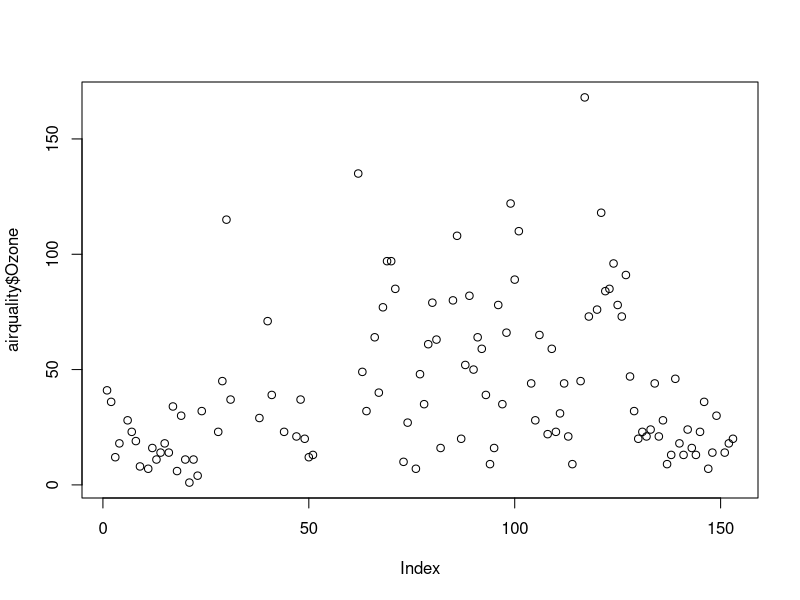
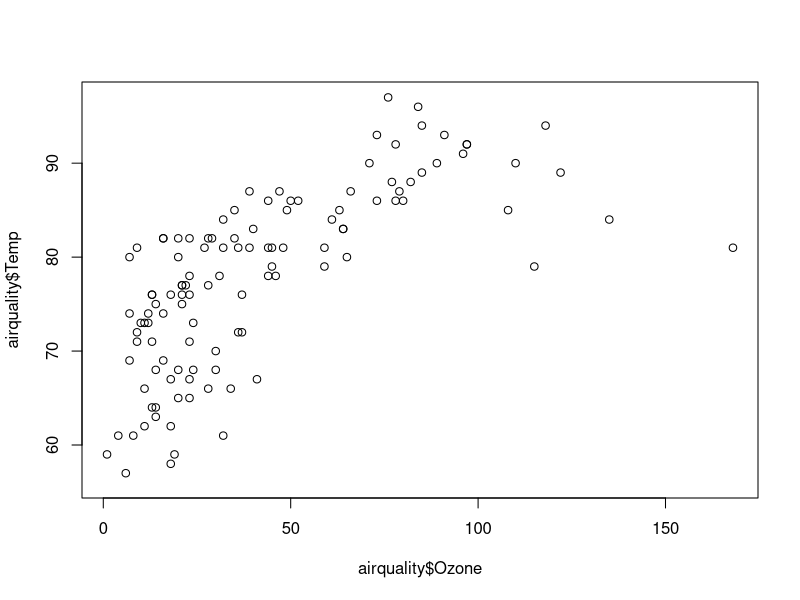
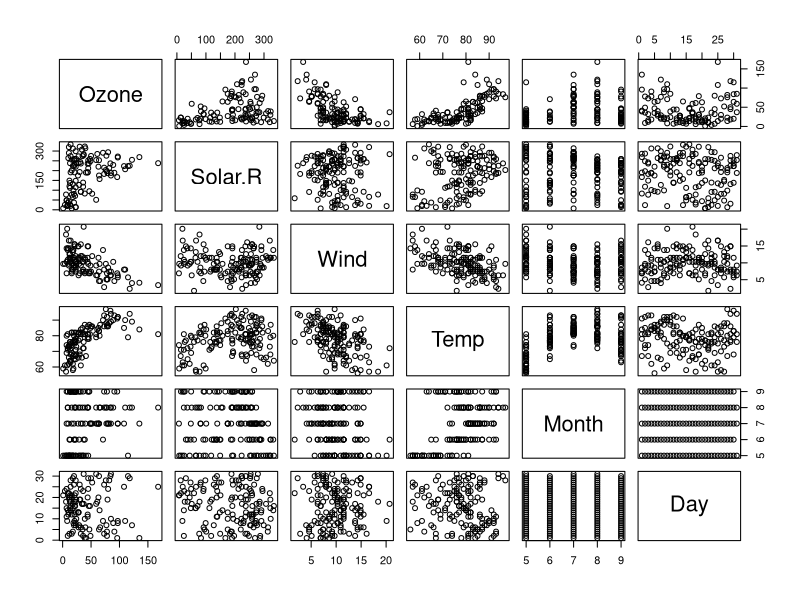
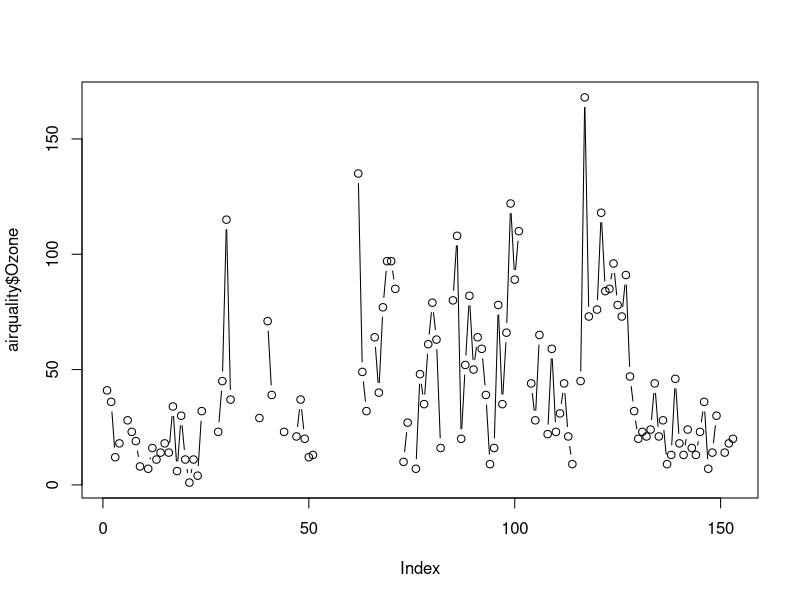
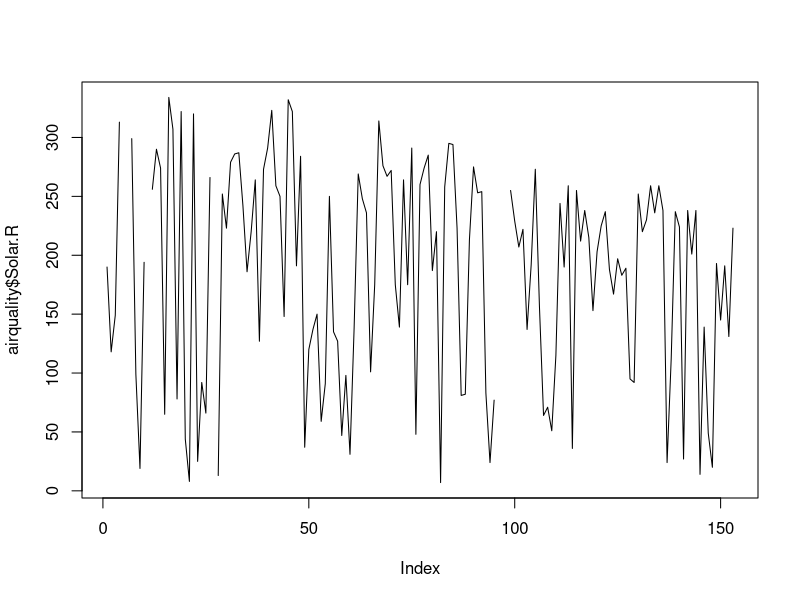
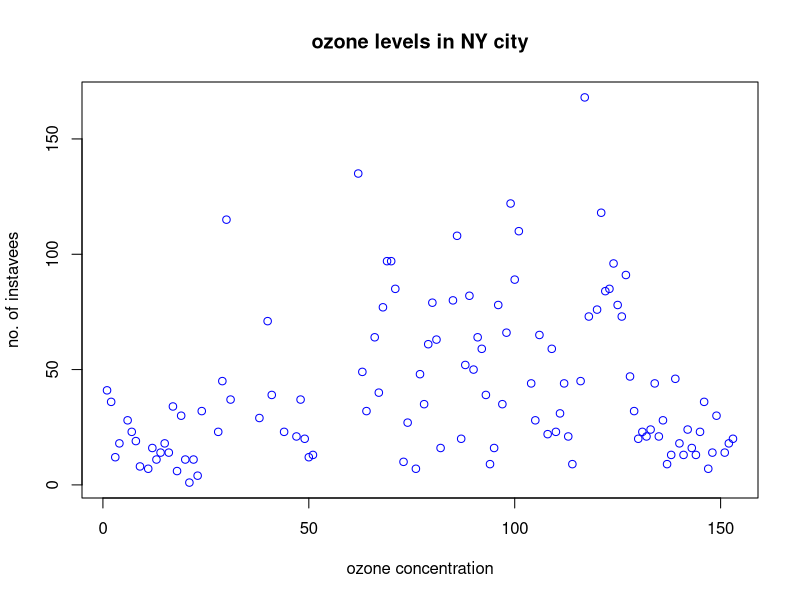
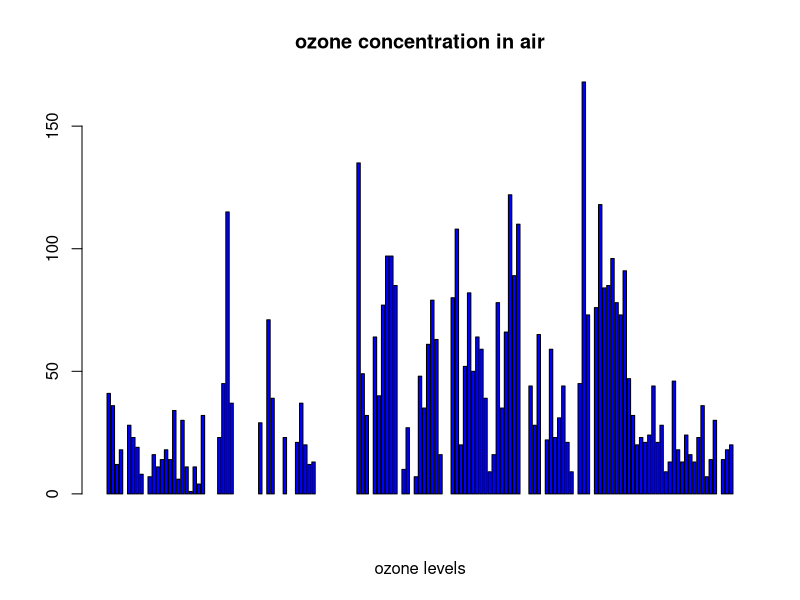
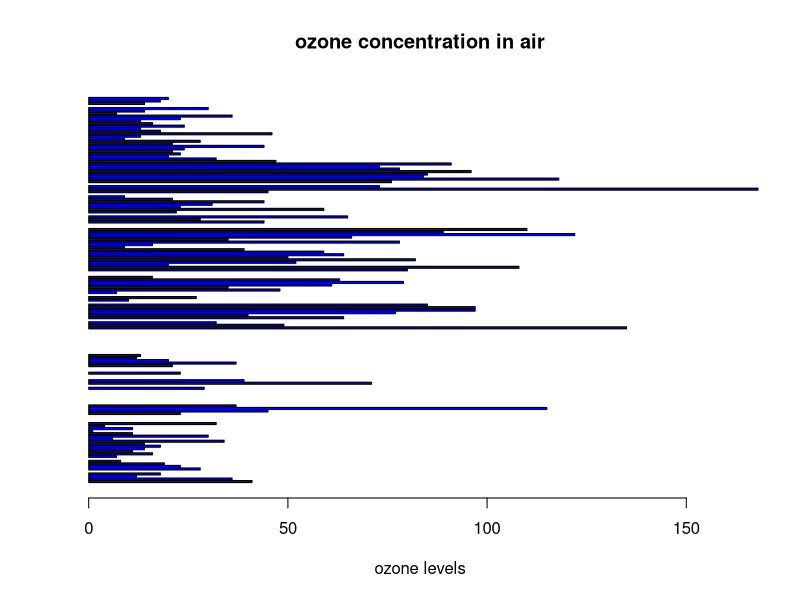

Source code (R) for these figures, in order:
library(datasets)
data("airquality")
airquality <- datasets::airquality
head(airquality) #top 6 rows
tail(airquality) #last 6 rows
airquality[c(1,2)] # col. 1st & 2nd
airquality $Ozone # particular ozone col.
summary(airquality$Temp) # descriptive stats of temp col.
summary(airquality) # descriptive stats of all the col.
plot(airquality$Ozone) # plot of ozone col.
plot(airquality$Ozone, airquality$Temp) # plot between ozone and Temp.
plot(airquality) # all the plots
# plot and lines
plot(airquality$Ozone, type = 'b') # p:points, l=lines, b:both
plot(airquality$Solar.R, type='l')
plot(airquality$Ozone, xlab = 'ozone concentration', ylab = 'no. of instavees',
     main = 'ozone levels in NY city', col = 'blue')
# Horizontal bar plot
barplot(airquality$Ozone, main = 'ozone concentration in air', xlab = 'ozone levels',
        col = 'blue', horiz = F)
barplot(airquality$Ozone, main = 'ozone concentration in air', xlab = 'ozone levels',
        col = 'blue', horiz = T)
# Histogram
hist(airquality$Solar.R)
hist(airquality$Solar.R,main = 'solar radiator', xlab= 'solar rad', col= 'blue')
# Single boxplot
boxplot(airquality$Solar.R)
# Multiple box plots
boxplot(airquality[,1:4], main = 'Multiple')
# All the plots together 
par(mfrow = c(3,3), mar = c(2,5,2,1), las =1, bty ='n') #mfrow = grid of 3 by 3, mar= margin
                                                        #las= for horiz. 1, otherwise 0
                                                        # bty = box around the plot
plot(airquality$Ozone)
plot(airquality$Solar.R)
plot(airquality$Wind, type='l')
plot(airquality$Ozone, xlab = 'ozone concentration', ylab = 'no. of instavees',
     main = 'ozone levels in NY city', col = 'blue')
plot(airquality$Ozone, type = 'b')
plot(airquality$Temp, type='p')
plot(airquality$Wind, airquality$Temp)
plot(airquality$Solar.R, airquality$Temp, type='l')
plot(airquality$Solar.R, airquality$Temp, type='b')
